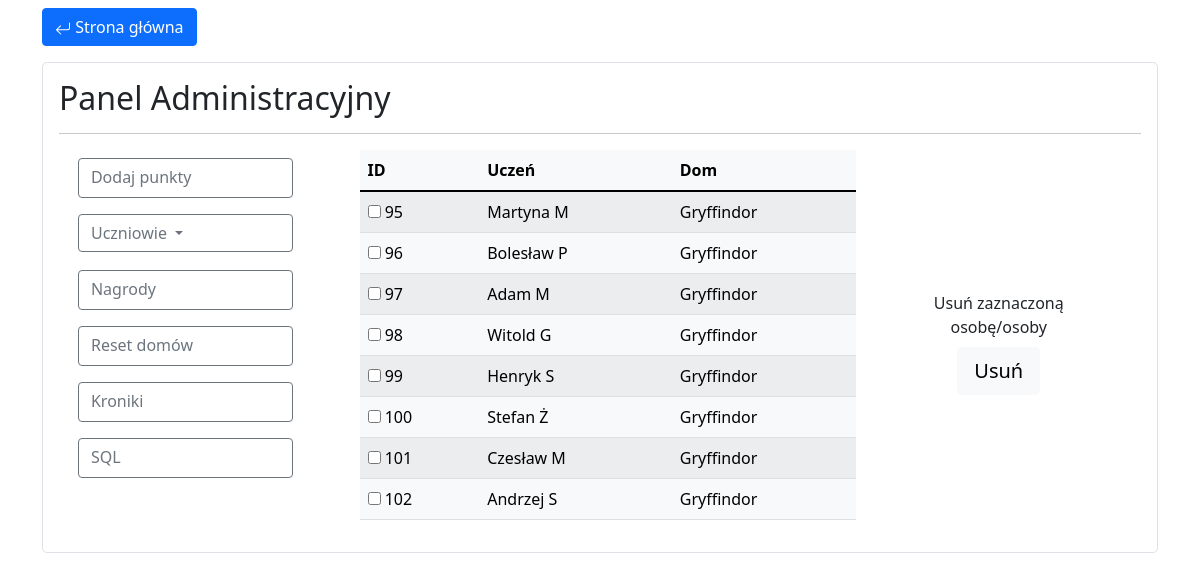
The page /panel.php?page=usun_ucznia on the database its author committed.
### tables this page shows
CREATE TABLE `uczniowie` (
  `id` int(11) NOT NULL,
  `imie_nazwisko` text NOT NULL,
  `dom` text NOT NULL
);

### usun_ucznia.php (the view, shortened to what this page needs)
<div class="container">
    <div class="row">
        <div class="col-lg-8">
            <div style="max-height: 700px; max-width: 600px; overflow: auto;">
                <?php
                include 'conn.php';
                $sql = 'SELECT * FROM uczniowie ORDER BY uczniowie.dom ASC';
                $wynik = $conn->query($sql);
                if ($wynik->num_rows > 0) {
                    echo  '<form method="POST">'
                        . '<table class="table table-light table-striped table-hover ">'
                        . '<thead class="table-light">'
                        . '<tr>'
                        . '<th scope="col">ID</th>'
                        . '<th scope="col">Uczeń</th>'
                        . '<th scope="col">Dom</th>'
                        . '</tr>'
                        . '</thead>'
                        . '';
                    $i = 0;
                    while ($row = $wynik->fetch_assoc()) {
                        echo ''
                            . '<tr>'
                            . '<td>'
                            . '<input type="checkbox" name="check_list[' . $i . ']" id="check_list[' . $i . ']" value="' . $row['id'] . '"> '
                            . '' . $row['id']
                            . '</td>'
                            . '<td for=name="check_list[' . $i . ']">'
                            . '' . $row['imie_nazwisko']
                            . '</td>'
                            . '<td>'
                            . '' . $row['dom']
                            . '</td>'
                            . '</tr>'
                            . '';
                        $i = $i + 1;
                    }
                    echo ''
                        . '<tbody>'
                        . '</table>'
                        . '';
                }
                ?>
            </div>
        </div>
        <div class="col-lg-4 d-flex justify-content-center align-items-center flex-column text-center p-3">
            <label class="form-label">Usuń zaznaczoną osobę/osoby</label>
            <button type="button" class="btn btn-light btn-lg" data-bs-toggle="modal" data-bs-target="#exampleModal">
                Usuń
            </button>
        </div>
    </div>
</div>

### style.css (style rules this page uses)
body { background-color: black; height: 100%; color: white ; margin: 0; font-family: 'wizard_world' !important; }
.panel { font-family: var(--bs-body-font-family) !important; }

### rows shown on the page
uczniowie: id "95", imie_nazwisko "Martyna M", dom "Gryffindor"
uczniowie: id "96", imie_nazwisko "Bolesław P", dom "Gryffindor"
uczniowie: id "97", imie_nazwisko "Adam M", dom "Gryffindor"
uczniowie: id "98", imie_nazwisko "Witold G", dom "Gryffindor"
uczniowie: id "99", imie_nazwisko "Henryk S", dom "Gryffindor"
uczniowie: id "100", imie_nazwisko "Stefan Ż", dom "Gryffindor"
uczniowie: id "101", imie_nazwisko "Czesław M", dom "Gryffindor"
uczniowie: id "102", imie_nazwisko "Andrzej S", dom "Gryffindor"
